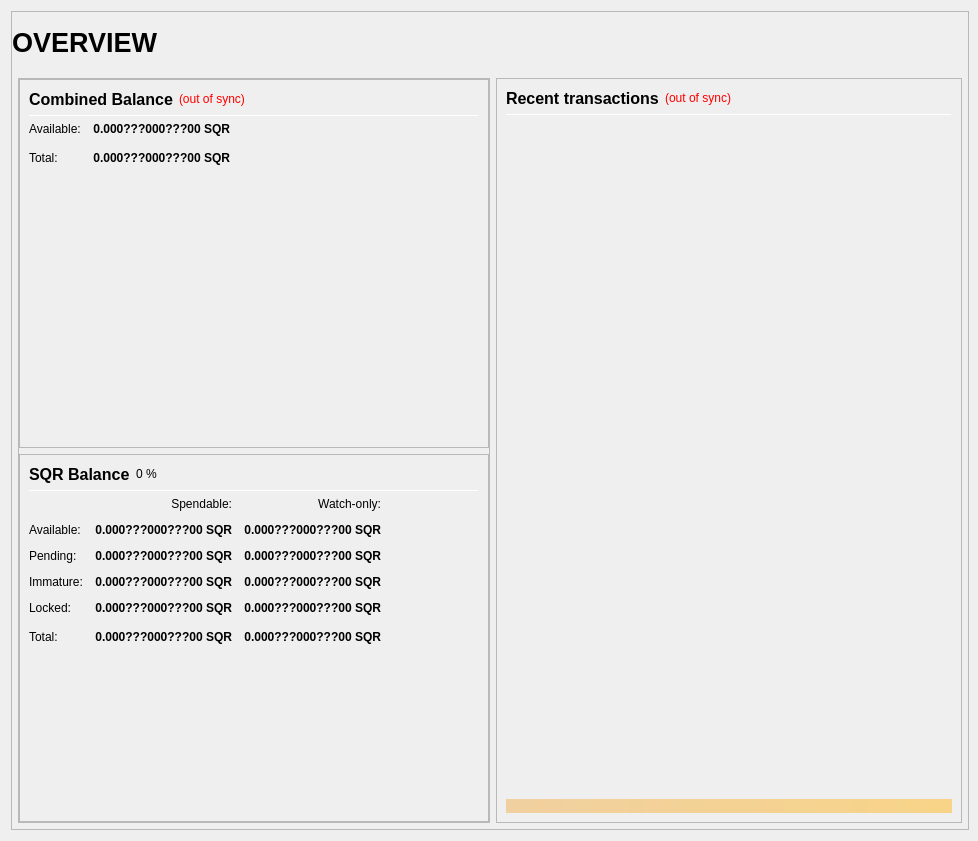
<?xml version="1.0" encoding="UTF-8"?>
<ui version="4.0">
 <class>OverviewPage</class>
 <widget class="QWidget" name="OverviewPage">
  <property name="geometry">
   <rect>
    <x>0</x>
    <y>0</y>
    <width>978</width>
    <height>841</height>
   </rect>
  </property>
  <property name="minimumSize">
   <size>
    <width>960</width>
    <height>682</height>
   </size>
  </property>
  <property name="windowTitle">
   <string>Form</string>
  </property>
  <layout class="QVBoxLayout" name="topLayout" stretch="1">
   <property name="rightMargin">
    <number>9</number>
   </property>
   <item>
    <widget class="QFrame" name="frame_BG">
     <property name="minimumSize">
      <size>
       <width>850</width>
       <height>610</height>
      </size>
     </property>
     <property name="maximumSize">
      <size>
       <width>16777215</width>
       <height>16777215</height>
      </size>
     </property>
     <property name="frameShape">
      <enum>QFrame::StyledPanel</enum>
     </property>
     <property name="frameShadow">
      <enum>QFrame::Raised</enum>
     </property>
     <layout class="QVBoxLayout" name="verticalLayout_3" stretch="1">
      <property name="leftMargin">
       <number>0</number>
      </property>
      <property name="topMargin">
       <number>0</number>
      </property>
      <property name="rightMargin">
       <number>0</number>
      </property>
      <property name="bottomMargin">
       <number>6</number>
      </property>
      <item>
       <layout class="QVBoxLayout" name="verticalLayout_Master" stretch="0,1">
        <property name="margin">
         <number>0</number>
        </property>
        <item>
         <widget class="QFrame" name="frame_Header">
          <layout class="QVBoxLayout" name="verticalLayout_Header" stretch="0">
           <property name="margin">
            <number>0</number>
           </property>
           <item>
            <layout class="QHBoxLayout" name="horizontalLayout_Header" stretch="1,0,1">
             <property name="spacing">
              <number>6</number>
             </property>
             <item>
              <widget class="QLabel" name="labelOverviewHeaderLeft">
               <property name="minimumSize">
                <size>
                 <width>464</width>
                 <height>60</height>
                </size>
               </property>
               <property name="maximumSize">
                <size>
                 <width>16777215</width>
                 <height>60</height>
                </size>
               </property>
               <property name="font">
                <font>
                 <pointsize>20</pointsize>
                 <weight>75</weight>
                 <bold>true</bold>
                </font>
               </property>
               <property name="text">
                <string>OVERVIEW</string>
               </property>
               <property name="alignment">
                <set>Qt::AlignLeading|Qt::AlignLeft|Qt::AlignVCenter</set>
               </property>
              </widget>
             </item>
             <item>
              <spacer name="horizontalSpacer_Header">
               <property name="orientation">
                <enum>Qt::Horizontal</enum>
               </property>
               <property name="sizeHint" stdset="0">
                <size>
                 <width>40</width>
                 <height>20</height>
                </size>
               </property>
              </spacer>
             </item>
             <item>
              <widget class="QLabel" name="labelOverviewHeaderRight">
               <property name="minimumSize">
                <size>
                 <width>464</width>
                 <height>60</height>
                </size>
               </property>
               <property name="maximumSize">
                <size>
                 <width>16777215</width>
                 <height>60</height>
                </size>
               </property>
               <property name="font">
                <font>
                 <pointsize>14</pointsize>
                </font>
               </property>
               <property name="text">
                <string/>
               </property>
               <property name="alignment">
                <set>Qt::AlignRight|Qt::AlignTrailing|Qt::AlignVCenter</set>
               </property>
              </widget>
             </item>
            </layout>
           </item>
          </layout>
         </widget>
        </item>
        <item>
         <widget class="QFrame" name="frame_Content">
          <layout class="QVBoxLayout" name="verticalLayout_Content">
           <property name="leftMargin">
            <number>6</number>
           </property>
           <property name="topMargin">
            <number>0</number>
           </property>
           <property name="rightMargin">
            <number>6</number>
           </property>
           <property name="bottomMargin">
            <number>0</number>
           </property>
           <item>
            <layout class="QHBoxLayout" name="horizontalLayout_Content" stretch="1,1">
             <property name="spacing">
              <number>6</number>
             </property>
             <item>
              <layout class="QVBoxLayout" name="verticalLayout_left" stretch="1">
               <item>
                <widget class="QFrame" name="frameObfuscation">
                 <property name="minimumSize">
                  <size>
                   <width>0</width>
                   <height>0</height>
                  </size>
                 </property>
                 <property name="frameShape">
                  <enum>QFrame::StyledPanel</enum>
                 </property>
                 <property name="frameShadow">
                  <enum>QFrame::Raised</enum>
                 </property>
                 <layout class="QVBoxLayout" name="verticalLayout" stretch="0,0,0">
                  <property name="margin">
                   <number>0</number>
                  </property>
                  <item>
                   <widget class="QFrame" name="frame_CombinedBalances">
                    <property name="minimumSize">
                     <size>
                      <width>470</width>
                      <height>0</height>
                     </size>
                    </property>
                    <property name="frameShape">
                     <enum>QFrame::StyledPanel</enum>
                    </property>
                    <property name="frameShadow">
                     <enum>QFrame::Raised</enum>
                    </property>
                    <layout class="QVBoxLayout" name="verticalLayout_5">
                     <item>
                      <layout class="QHBoxLayout" name="horizontalLayout_5" stretch="0,0,0">
                       <item>
                        <widget class="QLabel" name="label_5z">
                         <property name="minimumSize">
                          <size>
                           <width>0</width>
                           <height>20</height>
                          </size>
                         </property>
                         <property name="font">
                          <font>
                           <pointsize>12</pointsize>
                           <weight>75</weight>
                           <bold>true</bold>
                          </font>
                         </property>
                         <property name="toolTip">
                          <string>Combined Balance (including unconfirmed and immature coins)</string>
                         </property>
                         <property name="text">
                          <string>Combined Balance</string>
                         </property>
                        </widget>
                       </item>
                       <item>
                        <widget class="QLabel" name="labelWalletStatus">
                         <property name="cursor">
                          <cursorShape>WhatsThisCursor</cursorShape>
                         </property>
                         <property name="toolTip">
                          <string>The displayed information may be out of date. Your wallet automatically synchronizes with the Helium network after a connection is established, but this process has not completed yet.</string>
                         </property>
                         <property name="styleSheet">
                          <string notr="true">QLabel { color: red; }</string>
                         </property>
                         <property name="text">
                          <string notr="true">(out of sync)</string>
                         </property>
                         <property name="alignment">
                          <set>Qt::AlignLeading|Qt::AlignLeft|Qt::AlignVCenter</set>
                         </property>
                        </widget>
                       </item>
                       <item>
                        <spacer name="horizontalSpacer_1">
                         <property name="orientation">
                          <enum>Qt::Horizontal</enum>
                         </property>
                         <property name="sizeHint" stdset="0">
                          <size>
                           <width>40</width>
                           <height>20</height>
                          </size>
                         </property>
                        </spacer>
                       </item>
                      </layout>
                     </item>
                     <item>
                      <widget class="Line" name="line_CombinedBalance">
                       <property name="minimumSize">
                        <size>
                         <width>0</width>
                         <height>1</height>
                        </size>
                       </property>
                       <property name="maximumSize">
                        <size>
                         <width>16777215</width>
                         <height>1</height>
                        </size>
                       </property>
                       <property name="orientation">
                        <enum>Qt::Horizontal</enum>
                       </property>
                      </widget>
                     </item>
                     <item>
                      <layout class="QGridLayout" name="gridLayout_3">
                       <property name="spacing">
                        <number>12</number>
                       </property>
                       <item row="1" column="0">
                        <widget class="QLabel" name="labelBalanceTextz">
                         <property name="text">
                          <string>Available:</string>
                         </property>
                        </widget>
                       </item>
                       <item row="1" column="1">
                        <widget class="QLabel" name="labelBalancez">
                         <property name="font">
                          <font>
                           <weight>75</weight>
                           <bold>true</bold>
                          </font>
                         </property>
                         <property name="cursor">
                          <cursorShape>IBeamCursor</cursorShape>
                         </property>
                         <property name="toolTip">
                          <string>Your current spendable balance</string>
                         </property>
                         <property name="text">
                          <string notr="true">0.000???000???00 SQR</string>
                         </property>
                         <property name="alignment">
                          <set>Qt::AlignRight|Qt::AlignTrailing|Qt::AlignVCenter</set>
                         </property>
                         <property name="textInteractionFlags">
                          <set>Qt::LinksAccessibleByMouse|Qt::TextSelectableByKeyboard|Qt::TextSelectableByMouse</set>
                         </property>
                        </widget>
                       </item>
                       <item row="2" column="0">
                        <widget class="QLabel" name="labelTotalTextz">
                         <property name="text">
                          <string>Total:</string>
                         </property>
                        </widget>
                       </item>
                       <item row="2" column="1">
                        <widget class="QLabel" name="labelTotalz">
                         <property name="font">
                          <font>
                           <weight>75</weight>
                           <bold>true</bold>
                          </font>
                         </property>
                         <property name="cursor">
                          <cursorShape>IBeamCursor</cursorShape>
                         </property>
                         <property name="toolTip">
                          <string>Total Balance, including all unavailable coins.</string>
                         </property>
                         <property name="text">
                          <string notr="true">0.000???000???00 SQR</string>
                         </property>
                         <property name="alignment">
                          <set>Qt::AlignRight|Qt::AlignTrailing|Qt::AlignVCenter</set>
                         </property>
                         <property name="textInteractionFlags">
                          <set>Qt::LinksAccessibleByMouse|Qt::TextSelectableByKeyboard|Qt::TextSelectableByMouse</set>
                         </property>
                        </widget>
                       </item>
                       <item row="2" column="3">
                        <spacer name="horizontalSpacer_2">
                         <property name="orientation">
                          <enum>Qt::Horizontal</enum>
                         </property>
                         <property name="sizeHint" stdset="0">
                          <size>
                           <width>40</width>
                           <height>20</height>
                          </size>
                         </property>
                        </spacer>
                       </item>
                      </layout>
                     </item>
                     <item>
                      <spacer name="verticalSpacer_1">
                       <property name="orientation">
                        <enum>Qt::Vertical</enum>
                       </property>
                       <property name="sizeHint" stdset="0">
                        <size>
                         <width>20</width>
                         <height>40</height>
                        </size>
                       </property>
                      </spacer>
                     </item>
                    </layout>
                   </widget>
                  </item>
                  <item>
                   <widget class="QFrame" name="frame_Balances">
                    <property name="frameShape">
                     <enum>QFrame::StyledPanel</enum>
                    </property>
                    <property name="frameShadow">
                     <enum>QFrame::Raised</enum>
                    </property>
                    <layout class="QVBoxLayout" name="verticalLayout_4">
                     <item>
                      <layout class="QHBoxLayout" name="horizontalLayout_4">
                       <item>
                        <widget class="QLabel" name="label_5">
                         <property name="minimumSize">
                          <size>
                           <width>0</width>
                           <height>20</height>
                          </size>
                         </property>
                         <property name="font">
                          <font>
                           <pointsize>12</pointsize>
                           <weight>75</weight>
                           <bold>true</bold>
                          </font>
                         </property>
                         <property name="text">
                          <string>SQR Balance</string>
                         </property>
                        </widget>
                       </item>
                       <item>
                        <widget class="QLabel" name="labelSQRPercent">
                         <property name="text">
                          <string notr="true">0 %</string>
                         </property>
                        </widget>
                       </item>
                       <item>
                        <spacer name="horizontalSpacer_3">
                         <property name="orientation">
                          <enum>Qt::Horizontal</enum>
                         </property>
                         <property name="sizeHint" stdset="0">
                          <size>
                           <width>40</width>
                           <height>20</height>
                          </size>
                         </property>
                        </spacer>
                       </item>
                      </layout>
                     </item>
                     <item>
                      <widget class="Line" name="line_Balance">
                       <property name="minimumSize">
                        <size>
                         <width>0</width>
                         <height>1</height>
                        </size>
                       </property>
                       <property name="maximumSize">
                        <size>
                         <width>16777215</width>
                         <height>1</height>
                        </size>
                       </property>
                       <property name="orientation">
                        <enum>Qt::Horizontal</enum>
                       </property>
                      </widget>
                     </item>
                     <item>
                      <layout class="QGridLayout" name="gridLayout">
                       <property name="spacing">
                        <number>12</number>
                       </property>
                       <item row="0" column="1">
                        <widget class="QLabel" name="labelSpendable">
                         <property name="text">
                          <string>Spendable:</string>
                         </property>
                         <property name="alignment">
                          <set>Qt::AlignRight|Qt::AlignTrailing|Qt::AlignVCenter</set>
                         </property>
                        </widget>
                       </item>
                       <item row="0" column="2">
                        <widget class="QLabel" name="labelWatchonly">
                         <property name="text">
                          <string>Watch-only:</string>
                         </property>
                         <property name="alignment">
                          <set>Qt::AlignRight|Qt::AlignTrailing|Qt::AlignVCenter</set>
                         </property>
                        </widget>
                       </item>
                       <item row="1" column="0">
                        <widget class="QLabel" name="labelBalanceText">
                         <property name="text">
                          <string>Available:</string>
                         </property>
                        </widget>
                       </item>
                       <item row="1" column="1">
                        <widget class="QLabel" name="labelBalance">
                         <property name="font">
                          <font>
                           <weight>75</weight>
                           <bold>true</bold>
                          </font>
                         </property>
                         <property name="cursor">
                          <cursorShape>IBeamCursor</cursorShape>
                         </property>
                         <property name="toolTip">
                          <string>Your current spendable balance</string>
                         </property>
                         <property name="text">
                          <string notr="true">0.000???000???00 SQR</string>
                         </property>
                         <property name="alignment">
                          <set>Qt::AlignRight|Qt::AlignTrailing|Qt::AlignVCenter</set>
                         </property>
                         <property name="textInteractionFlags">
                          <set>Qt::LinksAccessibleByMouse|Qt::TextSelectableByKeyboard|Qt::TextSelectableByMouse</set>
                         </property>
                        </widget>
                       </item>
                       <item row="1" column="2">
                        <widget class="QLabel" name="labelWatchAvailable">
                         <property name="font">
                          <font>
                           <weight>75</weight>
                           <bold>true</bold>
                          </font>
                         </property>
                         <property name="cursor">
                          <cursorShape>IBeamCursor</cursorShape>
                         </property>
                         <property name="toolTip">
                          <string>Your current balance in watch-only addresses</string>
                         </property>
                         <property name="text">
                          <string notr="true">0.000???000???00 SQR</string>
                         </property>
                         <property name="alignment">
                          <set>Qt::AlignRight|Qt::AlignTrailing|Qt::AlignVCenter</set>
                         </property>
                         <property name="textInteractionFlags">
                          <set>Qt::LinksAccessibleByMouse|Qt::TextSelectableByKeyboard|Qt::TextSelectableByMouse</set>
                         </property>
                        </widget>
                       </item>
                       <item row="2" column="0">
                        <widget class="QLabel" name="labelPendingText">
                         <property name="text">
                          <string>Pending:</string>
                         </property>
                        </widget>
                       </item>
                       <item row="2" column="1">
                        <widget class="QLabel" name="labelUnconfirmed">
                         <property name="font">
                          <font>
                           <weight>75</weight>
                           <bold>true</bold>
                          </font>
                         </property>
                         <property name="cursor">
                          <cursorShape>IBeamCursor</cursorShape>
                         </property>
                         <property name="toolTip">
                          <string>Total of transactions that have yet to be confirmed, and do not yet count toward the spendable balance</string>
                         </property>
                         <property name="text">
                          <string notr="true">0.000???000???00 SQR</string>
                         </property>
                         <property name="alignment">
                          <set>Qt::AlignRight|Qt::AlignTrailing|Qt::AlignVCenter</set>
                         </property>
                         <property name="textInteractionFlags">
                          <set>Qt::LinksAccessibleByMouse|Qt::TextSelectableByKeyboard|Qt::TextSelectableByMouse</set>
                         </property>
                        </widget>
                       </item>
                       <item row="2" column="2">
                        <widget class="QLabel" name="labelWatchPending">
                         <property name="font">
                          <font>
                           <weight>75</weight>
                           <bold>true</bold>
                          </font>
                         </property>
                         <property name="cursor">
                          <cursorShape>IBeamCursor</cursorShape>
                         </property>
                         <property name="toolTip">
                          <string>Unconfirmed transactions to watch-only addresses</string>
                         </property>
                         <property name="text">
                          <string notr="true">0.000???000???00 SQR</string>
                         </property>
                         <property name="alignment">
                          <set>Qt::AlignRight|Qt::AlignTrailing|Qt::AlignVCenter</set>
                         </property>
                         <property name="textInteractionFlags">
                          <set>Qt::LinksAccessibleByMouse|Qt::TextSelectableByKeyboard|Qt::TextSelectableByMouse</set>
                         </property>
                        </widget>
                       </item>
                       <item row="3" column="0">
                        <widget class="QLabel" name="labelImmatureText">
                         <property name="text">
                          <string>Immature:</string>
                         </property>
                        </widget>
                       </item>
                       <item row="3" column="1">
                        <widget class="QLabel" name="labelImmature">
                         <property name="font">
                          <font>
                           <weight>75</weight>
                           <bold>true</bold>
                          </font>
                         </property>
                         <property name="cursor">
                          <cursorShape>IBeamCursor</cursorShape>
                         </property>
                         <property name="toolTip">
                          <string>Staked or masternode rewards that has not yet matured</string>
                         </property>
                         <property name="text">
                          <string notr="true">0.000???000???00 SQR</string>
                         </property>
                         <property name="alignment">
                          <set>Qt::AlignRight|Qt::AlignTrailing|Qt::AlignVCenter</set>
                         </property>
                         <property name="textInteractionFlags">
                          <set>Qt::LinksAccessibleByMouse|Qt::TextSelectableByKeyboard|Qt::TextSelectableByMouse</set>
                         </property>
                        </widget>
                       </item>
                       <item row="3" column="2">
                        <widget class="QLabel" name="labelWatchImmature">
                         <property name="font">
                          <font>
                           <weight>75</weight>
                           <bold>true</bold>
                          </font>
                         </property>
                         <property name="cursor">
                          <cursorShape>IBeamCursor</cursorShape>
                         </property>
                         <property name="toolTip">
                          <string>Staked or masternode rewards in watch-only addresses that has not yet matured</string>
                         </property>
                         <property name="text">
                          <string notr="true">0.000???000???00 SQR</string>
                         </property>
                         <property name="alignment">
                          <set>Qt::AlignRight|Qt::AlignTrailing|Qt::AlignVCenter</set>
                         </property>
                         <property name="textInteractionFlags">
                          <set>Qt::LinksAccessibleByMouse|Qt::TextSelectableByKeyboard|Qt::TextSelectableByMouse</set>
                         </property>
                        </widget>
                       </item>
                       <item row="4" column="0">
                        <widget class="QLabel" name="labelLockedBalanceText">
                         <property name="toolTip">
                          <string>Locked SQR or Masternode collaterals. These are excluded from zSQR minting.</string>
                         </property>
                         <property name="text">
                          <string>Locked:</string>
                         </property>
                        </widget>
                       </item>
                       <item row="4" column="1">
                        <widget class="QLabel" name="labelLockedBalance">
                         <property name="font">
                          <font>
                           <weight>75</weight>
                           <bold>true</bold>
                          </font>
                         </property>
                         <property name="cursor">
                          <cursorShape>IBeamCursor</cursorShape>
                         </property>
                         <property name="toolTip">
                          <string>Locked SQR or Masternode collaterals. These are excluded from zSQR minting.</string>
                         </property>
                         <property name="text">
                          <string notr="true">0.000???000???00 SQR</string>
                         </property>
                         <property name="alignment">
                          <set>Qt::AlignRight|Qt::AlignTrailing|Qt::AlignVCenter</set>
                         </property>
                         <property name="textInteractionFlags">
                          <set>Qt::LinksAccessibleByMouse|Qt::TextSelectableByKeyboard|Qt::TextSelectableByMouse</set>
                         </property>
                        </widget>
                       </item>
                       <item row="4" column="2">
                        <widget class="QLabel" name="labelWatchLocked">
                         <property name="font">
                          <font>
                           <weight>75</weight>
                           <bold>true</bold>
                          </font>
                         </property>
                         <property name="cursor">
                          <cursorShape>IBeamCursor</cursorShape>
                         </property>
                         <property name="toolTip">
                          <string>Current locked balance in watch-only addresses</string>
                         </property>
                         <property name="text">
                          <string notr="true">0.000???000???00 SQR</string>
                         </property>
                         <property name="alignment">
                          <set>Qt::AlignRight|Qt::AlignTrailing|Qt::AlignVCenter</set>
                         </property>
                         <property name="textInteractionFlags">
                          <set>Qt::LinksAccessibleByMouse|Qt::TextSelectableByKeyboard|Qt::TextSelectableByMouse</set>
                         </property>
                        </widget>
                       </item>
                       <item row="5" column="0">
                        <widget class="QLabel" name="labelTotalText">
                         <property name="toolTip">
                          <string>Your current balance, unconfirmed and immature transactions included</string>
                         </property>
                         <property name="text">
                          <string>Total:</string>
                         </property>
                        </widget>
                       </item>
                       <item row="5" column="1">
                        <widget class="QLabel" name="labelTotal">
                         <property name="font">
                          <font>
                           <weight>75</weight>
                           <bold>true</bold>
                          </font>
                         </property>
                         <property name="cursor">
                          <cursorShape>IBeamCursor</cursorShape>
                         </property>
                         <property name="toolTip">
                          <string>Your current balance, unconfirmed and immature transactions included</string>
                         </property>
                         <property name="text">
                          <string notr="true">0.000???000???00 SQR</string>
                         </property>
                         <property name="alignment">
                          <set>Qt::AlignRight|Qt::AlignTrailing|Qt::AlignVCenter</set>
                         </property>
                         <property name="textInteractionFlags">
                          <set>Qt::LinksAccessibleByMouse|Qt::TextSelectableByKeyboard|Qt::TextSelectableByMouse</set>
                         </property>
                        </widget>
                       </item>
                       <item row="5" column="2">
                        <widget class="QLabel" name="labelWatchTotal">
                         <property name="font">
                          <font>
                           <weight>75</weight>
                           <bold>true</bold>
                          </font>
                         </property>
                         <property name="cursor">
                          <cursorShape>IBeamCursor</cursorShape>
                         </property>
                         <property name="toolTip">
                          <string>Current total balance in watch-only addresses</string>
                         </property>
                         <property name="text">
                          <string notr="true">0.000???000???00 SQR</string>
                         </property>
                         <property name="alignment">
                          <set>Qt::AlignRight|Qt::AlignTrailing|Qt::AlignVCenter</set>
                         </property>
                         <property name="textInteractionFlags">
                          <set>Qt::LinksAccessibleByMouse|Qt::TextSelectableByKeyboard|Qt::TextSelectableByMouse</set>
                         </property>
                        </widget>
                       </item>
                       <item row="5" column="3">
                        <spacer name="horizontalSpacer_9">
                         <property name="orientation">
                          <enum>Qt::Horizontal</enum>
                         </property>
                         <property name="sizeHint" stdset="0">
                          <size>
                           <width>40</width>
                           <height>20</height>
                          </size>
                         </property>
                        </spacer>
                       </item>
                      </layout>
                     </item>
                     <item>
                      <spacer name="verticalSpacer_3">
                       <property name="orientation">
                        <enum>Qt::Vertical</enum>
                       </property>
                       <property name="sizeHint" stdset="0">
                        <size>
                         <width>20</width>
                         <height>40</height>
                        </size>
                       </property>
                      </spacer>
                     </item>
                    </layout>
                   </widget>
                  </item>
                 </layout>
                </widget>
               </item>
              </layout>
             </item>
             <item>
              <layout class="QVBoxLayout" name="verticalLayout_right" stretch="1">
               <item>
                <widget class="QFrame" name="frame_RecentTransactions">
                 <property name="minimumSize">
                  <size>
                   <width>0</width>
                   <height>0</height>
                  </size>
                 </property>
                 <property name="frameShape">
                  <enum>QFrame::StyledPanel</enum>
                 </property>
                 <property name="frameShadow">
                  <enum>QFrame::Raised</enum>
                 </property>
                 <layout class="QVBoxLayout" name="verticalLayout_1" stretch="0,0,0,0,0">
                  <item>
                   <layout class="QHBoxLayout" name="horizontalLayout_2">
                    <item>
                     <widget class="QLabel" name="label_4">
                      <property name="minimumSize">
                       <size>
                        <width>0</width>
                        <height>20</height>
                       </size>
                      </property>
                      <property name="font">
                       <font>
                        <pointsize>12</pointsize>
                        <weight>75</weight>
                        <bold>true</bold>
                       </font>
                      </property>
                      <property name="text">
                       <string>Recent transactions</string>
                      </property>
                     </widget>
                    </item>
                    <item>
                     <widget class="QLabel" name="labelTransactionsStatus">
                      <property name="cursor">
                       <cursorShape>WhatsThisCursor</cursorShape>
                      </property>
                      <property name="toolTip">
                       <string>The displayed information may be out of date. Your wallet automatically synchronizes with the Helium network after a connection is established, but this process has not completed yet.</string>
                      </property>
                      <property name="styleSheet">
                       <string notr="true">QLabel { color: red; }</string>
                      </property>
                      <property name="text">
                       <string notr="true">(out of sync)</string>
                      </property>
                      <property name="alignment">
                       <set>Qt::AlignRight|Qt::AlignTrailing|Qt::AlignVCenter</set>
                      </property>
                     </widget>
                    </item>
                    <item>
                     <spacer name="horizontalSpacer">
                      <property name="orientation">
                       <enum>Qt::Horizontal</enum>
                      </property>
                      <property name="sizeHint" stdset="0">
                       <size>
                        <width>40</width>
                        <height>20</height>
                       </size>
                      </property>
                     </spacer>
                    </item>
                   </layout>
                  </item>
                  <item>
                   <widget class="Line" name="line">
                    <property name="minimumSize">
                     <size>
                      <width>0</width>
                      <height>1</height>
                     </size>
                    </property>
                    <property name="maximumSize">
                     <size>
                      <width>16777215</width>
                      <height>1</height>
                     </size>
                    </property>
                    <property name="orientation">
                     <enum>Qt::Horizontal</enum>
                    </property>
                   </widget>
                  </item>
                  <item>
                   <widget class="QListView" name="listTransactions">
                    <property name="minimumSize">
                     <size>
                      <width>0</width>
                      <height>0</height>
                     </size>
                    </property>
                    <property name="styleSheet">
                     <string notr="true">QListView { background: transparent; }</string>
                    </property>
                    <property name="frameShape">
                     <enum>QFrame::NoFrame</enum>
                    </property>
                    <property name="verticalScrollBarPolicy">
                     <enum>Qt::ScrollBarAlwaysOff</enum>
                    </property>
                    <property name="horizontalScrollBarPolicy">
                     <enum>Qt::ScrollBarAlwaysOff</enum>
                    </property>
                    <property name="selectionMode">
                     <enum>QAbstractItemView::NoSelection</enum>
                    </property>
                   </widget>
                  </item>
                  <item>
                   <spacer name="verticalSpacer_2">
                    <property name="orientation">
                     <enum>Qt::Vertical</enum>
                    </property>
                    <property name="sizeType">
                     <enum>QSizePolicy::Expanding</enum>
                    </property>
                    <property name="sizeHint" stdset="0">
                     <size>
                      <width>20</width>
                      <height>40</height>
                     </size>
                    </property>
                   </spacer>
                  </item>
                  <item>
                   <widget class="QLabel" name="labelAlerts">
                    <property name="maximumSize">
                     <size>
                      <width>16777215</width>
                      <height>16777215</height>
                     </size>
                    </property>
                    <property name="styleSheet">
                     <string notr="true">background-color: qlineargradient(x1: 0, y1: 0, x2: 1, y2: 0, stop:0 #F0D0A0, stop:1 #F8D488); color:#000000;</string>
                    </property>
                    <property name="text">
                     <string/>
                    </property>
                    <property name="wordWrap">
                     <bool>true</bool>
                    </property>
                    <property name="margin">
                     <number>3</number>
                    </property>
                   </widget>
                  </item>
                 </layout>
                </widget>
               </item>
              </layout>
             </item>
            </layout>
           </item>
          </layout>
         </widget>
        </item>
       </layout>
      </item>
     </layout>
    </widget>
   </item>
  </layout>
 </widget>
 <resources/>
 <connections/>
</ui>
